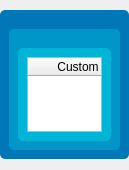
          <widget class="QWidget" name="scrollAreaWidgetContents_5">
           <property name="geometry">
            <rect>
             <x>0</x>
             <y>0</y>
             <width>129</width>
             <height>170</height>
            </rect>
           </property>
           <layout class="QGridLayout" name="gridLayout_12">
            <property name="leftMargin">
             <number>0</number>
            </property>
            <property name="topMargin">
             <number>0</number>
            </property>
            <property name="rightMargin">
             <number>0</number>
            </property>
            <property name="horizontalSpacing">
             <number>0</number>
            </property>
            <item row="0" column="0">
             <widget class="QGroupBox" name="groupBox_59">
              <property name="styleSheet">
               <string notr="true">
QGroupBox {
    border: none;
    border-radius: 5px;
    margin-top: 10px; /* leave space at the top for the title */
    font-weight: bold;
	font-size: 14px;
	background-color: rgb(0, 119, 182);
}

QGroupBox::title {
    subcontrol-origin: margin;
    subcontrol-position: top; /* position at the top center */
    padding: 3 8px;
    color: #2c3e50;
	border-radius:4px;
	background-color:  rgb(248, 248, 248);
	font: 57 14px &quot;DM Mono Medium&quot;;
	
}</string>
              </property>
              <property name="title">
               <string/>
              </property>
              <layout class="QGridLayout" name="gridLayout_40">
               <item row="0" column="0">
                <widget class="QGroupBox" name="groupBox_67">
                 <property name="styleSheet">
                  <string notr="true">
QGroupBox {
	background-color: rgb(0, 150, 199);
}

QGroupBox::title {
	background-color:  rgb(248, 248, 248);
	font: 57 14px &quot;DM Mono Medium&quot;;
}
</string>
                 </property>
                 <property name="title">
                  <string/>
                 </property>
                 <layout class="QGridLayout" name="gridLayout_41">
                  <item row="0" column="0">
                   <widget class="QGroupBox" name="groupBox_68">
                    <property name="styleSheet">
                     <string notr="true">
QGroupBox {
	background-color: rgb(0, 180, 216);
}

QGroupBox::title {
color: rgb(202, 240, 248);
background-color: rgb(0, 150, 199);
}</string>
                    </property>
                    <property name="title">
                     <string/>
                    </property>
                    <layout class="QHBoxLayout" name="horizontalLayout_32">
                     <item>
                      <widget class="QTableWidget" name="CustomTableWidget">
                       <column>
                        <property name="text">
                         <string>Custom</string>
                        </property>
                       </column>
                      </widget>
                     </item>
                    </layout>
                   </widget>
                  </item>
                 </layout>
                </widget>
               </item>
              </layout>
             </widget>
            </item>
           </layout>
          </widget>
